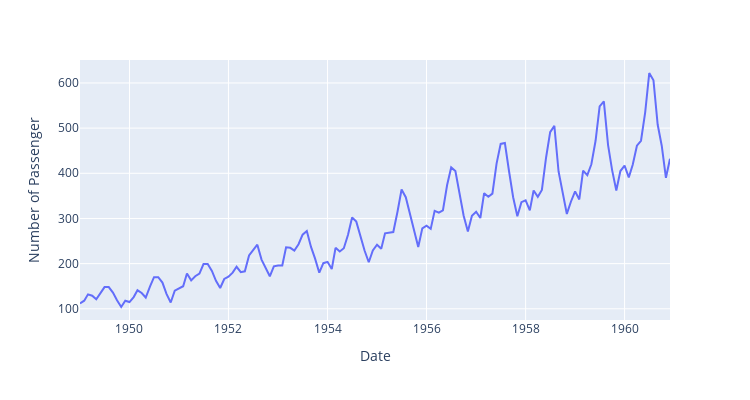

The cell this chart's notebook holds for it:
### Code cell
fig = px.line(x=df.index, y="Number of Passenger", data_frame=df, width=750, height=400)
fig.show()

### Figure 1 — Plotly figure (JSON) as saved in the notebook; plotly's stock layout.template omitted (floating-point values rounded to 4 significant figures; data arrays with more than 128 entries replaced by an {"elided": "..."} marker saying what was removed)
{"data": [{"hovertemplate": "Date=%{x}<br>Number of Passenger=%{y}<extra></extra>", "legendgroup": "", "line": {"color": "#636efa", "dash": "solid"}, "mode": "lines", "name": "", "orientation": "v", "showlegend": false, "type": "scatter", "x": {"elided": "144 str values"}, "xaxis": "x", "y": {"elided": "144 int values"}, "yaxis": "y"}], "layout": {"height": 400, "legend": {"tracegroupgap": 0}, "margin": {"t": 60}, "width": 750, "xaxis": {"anchor": "y", "domain": [0, 1], "title": {"text": "Date"}}, "yaxis": {"anchor": "x", "domain": [0, 1], "title": {"text": "Number of Passenger"}}}}
